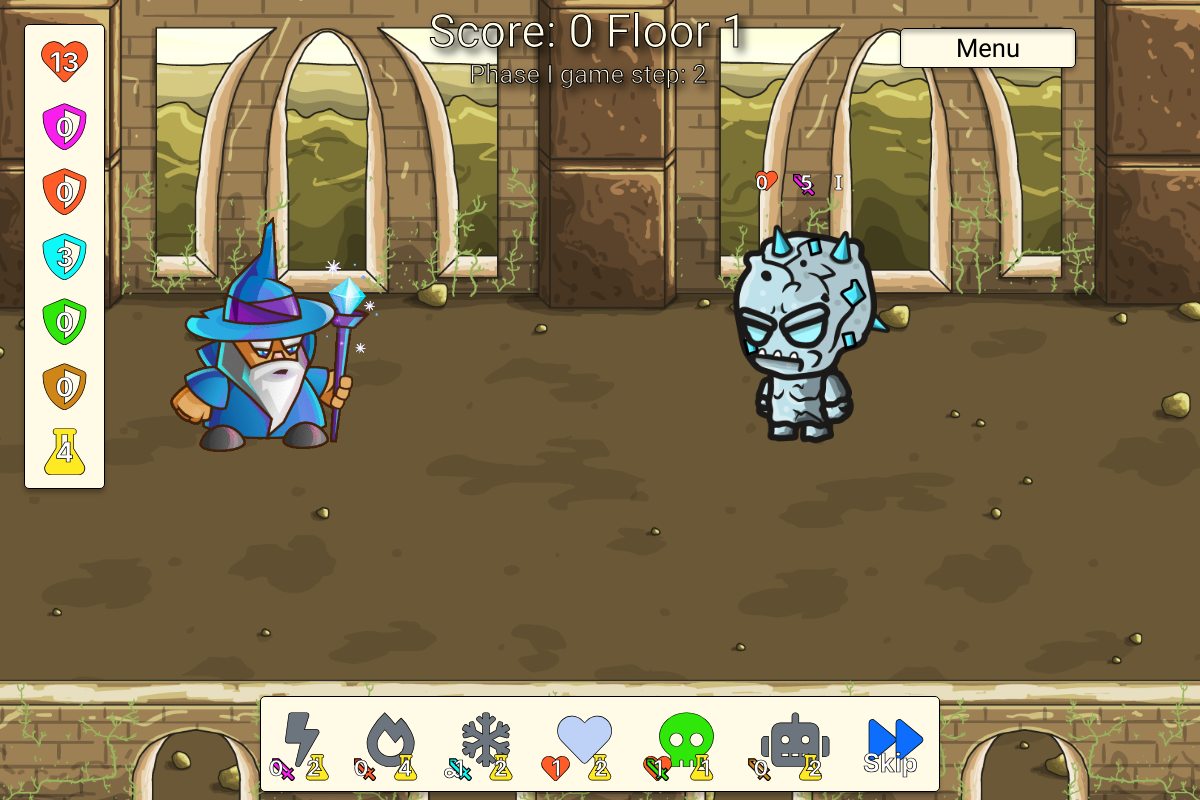
The page /battle/action_processor (signed in) on the database as committed earlier.
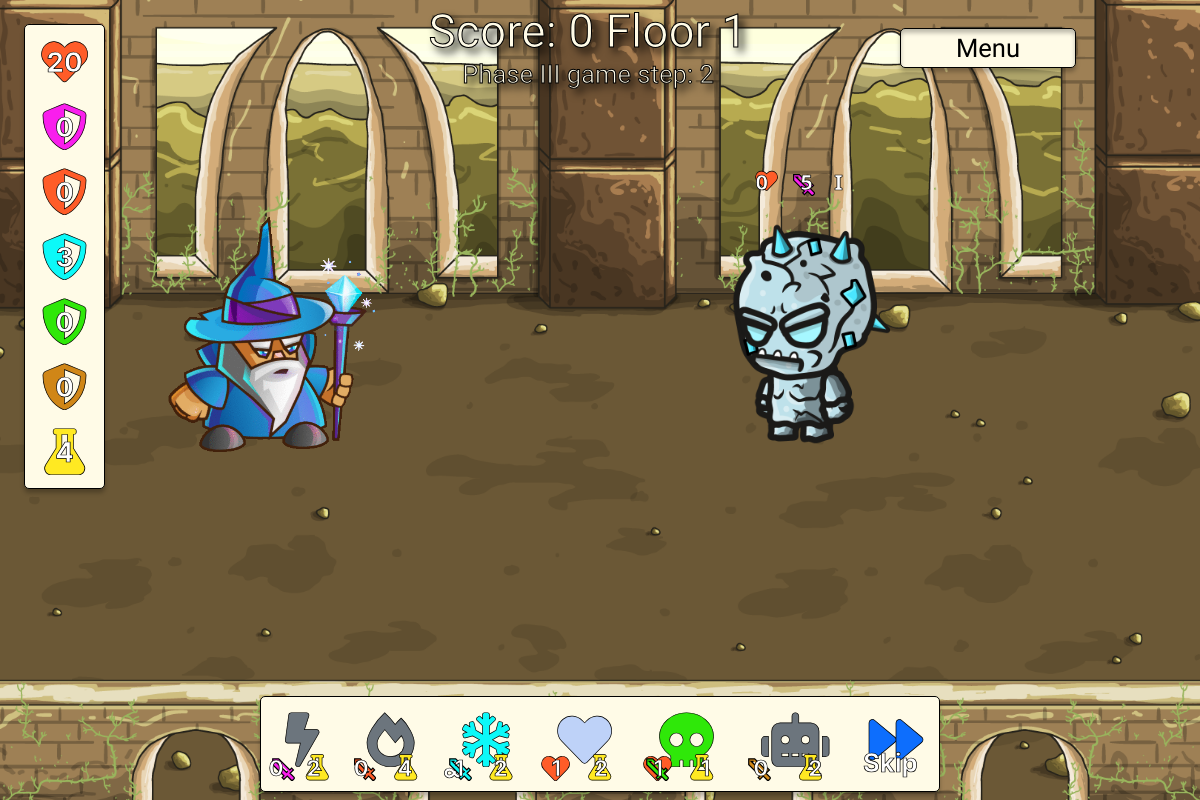
The same page on the database as committed later.
### battle/models.py (models this page shows, shortened)
class Current_game_floor(models.Model):
    date_time_created = models.DateTimeField(auto_now=True)
    current_phase = models.CharField(max_length=1, choices=settings.ATTACK_PHASES, default=settings.ATTACK_PHASES[0][0])
    enemy = models.ManyToManyField(Game_floor_enemy)

### profiles/models.py (models this page shows, shortened)
class Player(models.Model):
    date_time_created = models.DateTimeField(auto_now=True)
    user = models.ForeignKey(User, on_delete=models.CASCADE)
    type = models.ForeignKey(Player_type, on_delete=models.CASCADE)
    fire_attack_power = models.IntegerField(default=0)
    fire_defense = models.IntegerField(default=0)
    fire_attack_cost = models.IntegerField(default=4)
    fire_attack_phase = models.CharField(max_length=4,
                                        choices=settings.ALLOWED_PHASES, default='2')
    ice_attack_power = models.IntegerField(default=0)
    ice_defense = models.IntegerField(default=0)
    ice_attack_cost = models.IntegerField(default=2)
    ice_attack_phase = models.CharField(max_length=4,
                                        choices=settings.ALLOWED_PHASES, default='3')
    drain_attack_power = models.IntegerField(default=0)
    drain_defense = models.IntegerField(default=0)
    drain_attack_cost = models.IntegerField(default=1)
    drain_attack_phase = models.CharField(max_length=4,
                                        choices=settings.ALLOWED_PHASES, default='ALL')
    lightning_attack_power = models.IntegerField(default=0)
    lightning_defense = models.IntegerField(default=0)
    lightning_attack_cost = models.IntegerField(default=2)
    lightning_attack_phase = models.CharField(max_length=4,
                                        choices=settings.ALLOWED_PHASES, default='1')
    golem_attack_power = models.IntegerField(default=0)
    physical_defense = models.IntegerField(default=0)
    golem_attack_cost = models.IntegerField(default=2)
    golem_attack_phase = models.CharField(max_length=4,
                                        choices=settings.ALLOWED_PHASES, default='4')
    healing_power = models.IntegerField(default=0)
    healing_cost = models.IntegerField(default=2)
    mana_current = models.IntegerField(default=0)
    mana_max = models.IntegerField(default=0)
    health_current = models.IntegerField(default=0)
    health_max = models.IntegerField(default=0)
    hand = models.ManyToManyField(Hand_card)

class Player_type(models.Model):
    selected = models.CharField(max_length=2, choices=settings.PLAYER_STYLES)
    image_idle = models.ImageField(null=True, blank=True)
    image_idle_url = models.URLField(null=True, blank=True)
    image_attack = models.ImageField(null=True, blank=True)
    image_attack_url = models.URLField(null=True, blank=True)
    image_die = models.ImageField(null=True, blank=True)
    image_die_url = models.URLField(null=True, blank=True)

### battle/views.py (the view)
# urls.py: path('', views.battle_screen, name='battle-screen'),
def battle_screen(request, game):
    current_user = request.user
    print('gettin player')
    player = Player.objects.get(user=current_user)
    cards = Card.objects.all()
    game = Game.objects.get(player=player)
    current_game_floor = Current_game_floor.objects.get(pk=game.current_game_floor.pk)
    enemies = Enemy.objects.all()
    if game.game_step == '1':
        messages.info(request, "Please select a card to play.")
    if game.game_step == '2':
        if len(Game_floor_enemy.objects.all()) == 0:
            pickmonsters(request, game)
        if request.headers.get('x-requested-with') == 'XMLHttpRequest':
            action_processor(request)
    context = {
        "game": game,
        "current_game_floor": current_game_floor,
        "player": player,
        "cards": cards,
        "enemies": enemies,
    }
    return render(request, 'battle/battle.html', context)

### battle/models.py (called while the page is built)
    def __str__(self):
        return self.name

    def __str__(self):
        return str(self.id)

### profiles/models.py (called while the page is built)
    def __str__(self):
        return self.title

    def __str__(self):
        return str(self.card)

### battle/templates/battle/battle.html (shortened to what the changed rows need)
{% extends "base.html" %}
{% load static %}
{% block extra_css %}
<link rel="stylesheet" href="{% static 'battle/css/battle.css' %}">
{% endblock %}
{% block body_background %}class="battle-bg"{% endblock %}
{% block content %}
<div class="container-fluid">
    <div class="row mt-1 floor z1000">
        <div class="col-12">
            <div class="row">
                <div class="col-12 title text-center">
                    <h1 class="medium-large-text mb-0">Score: {{ game.score }} Floor {{ game.completed_game_floors }}
                    </h1>
                    <h2 class="medium-text">Phase {{ current_game_floor.get_current_phase_display }} game step:
                        {{ game.game_step }}</h2>
                </div>
            </div>
        </div>
    </div>
    <div class="row">
        <div class="col-1 m-2 m-lg-4 z500 stats-bar">
            <ul class="list-unstyled mt-2 mb-2 medium-large-text stroke text-center">
                <li class="mt-lg-2 fire stroke">
                    <span class="fa-stack stat-icon fa-fw">
                        <i class="fas fa-stack-1x fa-heart"></i>
                        <span
                            class="fa-stack-1x fa-inverse stat-number">{{ player.health_current }}{% if not player.health_current %}0{% endif %}</span>
                    </span>
                </li>
                <li class="mt-lg-2 lightning stroke">
                    <span class="fa-stack stat-icon fa-fw">
                        <i class="fas fa-stack-1x fa-shield-alt"></i>
                        <span class="fa-stack-1x fa-inverse stat-number">{{ player.lightning_defense }}</span>
                    </span>
                </li>
                <li class="mt-lg-2 fire stroke">
                    <span class="fa-stack stat-icon fa-fw">
                        <i class="fas fa-stack-1x fa-shield-alt"></i>
                        <span class="fa-stack-1x fa-inverse stat-number">{{ player.fire_defense }}</span>
                    </span>
                </li>
                <li class="mt-lg-2 ice stroke">
                    <span class="fa-stack stat-icon fa-fw">
                        <i class="fas fa-stack-1x fa-shield-alt"></i>
                        <span class="fa-stack-1x fa-inverse stat-number">{{ player.ice_defense }}</span>
                    </span>
                </li>
                <li class="mt-lg-2 drain stroke">
                    <span class="fa-stack stat-icon fa-fw">
                        <i class="fas fa-stack-1x fa-shield-alt"></i>
                        <span class="fa-stack-1x fa-inverse stat-number">{{ player.drain_defense }}</span>
                    </span>
                </li>
                <li class="mt-lg-2 golem stroke">
                    <span class="fa-stack stat-icon fa-fw">
                        <i class="fas fa-stack-1x fa-shield-alt"></i>
                        <span class="fa-stack-1x fa-inverse stat-number">{{ player.physical_defense }}</span>
                    </span>
                </li>
                <li class="mt-lg-2 mana stroke">
                    <span class="fa-stack stat-icon fa-fw">
                        <i class="fas fa-stack-1x fa-flask"></i>
                        <span
                            class="fa-stack-1x fa-inverse stat-number">{{ player.mana_current }}{% if not player.mana_current %}0{% endif %}</span>
                    </span>
                </li>
            </ul>
        </div>
        <div class="col-12 z0 h-75 battle-screen">
            <div class="row h-100">
                <div class="col-4 h-100 d-flex justify-content-end align-items-center">
                    <img src="{{MEDIA_URL}}{{ player.type.image_idle.name }}" class="player-image" alt="player">
                </div>
            </div>
        </div>
        <div class="col-12">
            <div class="row z500 d-flex fixed-bottom justify-content-center">
                <div class="col-12 ml-4 mb-2 action-bar">
                    <div class="row d-flex justify-content-between">
                        <div class="action-icon-button col px-2 m-lg-2">
                            <div class="row action-stats">
                                <div class="col p-1 position-relative">
                                    <span><img class="position-absolute action-effect"
                                            src="{{MEDIA_URL}}sword_lightning.svg" alt="lightning attack"></span>
                                    <span
                                        class="position-absolute fa-inverse stat-number stroke">{{ player.lightning_attack_power }}</span>
                                </div>
                                <div class="col p-1 position-relative">
                                    <i class="position-absolute fas action-cost mana medium-text fa-flask stroke"></i>
                                    <span
                                        class="position-absolute fa-inverse stat-number stroke">{{ player.lightning_attack_cost }}</span>
                                </div>
                            </div>
                        </div>
                        <div class="action-icon-button col px-2 m-lg-2">
                            <div class="row action-stats">
                                <div class="col p-1 position-relative">
                                    <span><img class="position-absolute action-effect" src="{{MEDIA_URL}}sword_fire.svg"
                                            alt="fire attack"></span>
                                    <span
                                        class="position-absolute fa-inverse stat-number stroke">{{ player.fire_attack_power }}</span>
                                </div>
                                <div class="col p-1 position-relative">
                                    <i class="position-absolute fas action-cost mana medium-text fa-flask stroke"></i>
                                    <span
                                        class="position-absolute fa-inverse stat-number stroke">{{ player.fire_attack_cost }}</span>
                                </div>
                            </div>
                        </div>
                        <div class="action-icon-button col px-2 m-lg-2">
                            <div class="row">
                                <i class="ice fas m-2 action-icon fa-snowflake
                                            {% if current_game_floor.get_current_phase_display|lower != player.get_ice_attack_phase_display|lower %}text-muted {% endif %}
                                            stroke"></i>
                            </div>
                            <div class="row action-stats">
                                <div class="col p-1 position-relative">
                                    <span><img class="position-absolute action-effect" src="{{MEDIA_URL}}sword_ice.svg"
                                            alt="ice attack"></span>
                                    <span
                                        class="position-absolute fa-inverse stat-number stroke">{{ player.ice_attack_power }}</span>
                                </div>
                                <div class="col p-1 position-relative">
                                    <i class="position-absolute fas action-cost mana medium-text fa-flask stroke"></i>
                                    <span
                                        class="position-absolute fa-inverse stat-number stroke">{{ player.ice_attack_cost }}</span>
                                </div>
                            </div>
                        </div>
                        <div class="action-icon-button col px-2 m-lg-2">
                            <div class="row action-stats">
                                <div class="col p-1 position-relative">
                                    <span><i class="position-absolute fas fa-heart fire stroke fs-3"></i></span>
                                    <span
                                        class="position-absolute fa-inverse stat-number stroke">{{ player.healing_power }}</span>
                                </div>
                                <div class="col p-1 position-relative">
                                    <i class="position-absolute fas action-cost mana medium-text fa-flask stroke"></i>
                                    <span
                                        class="position-absolute fa-inverse stat-number stroke">{{ player.healing_cost }}</span>
                                </div>
                            </div>
                        </div>
                        <div class="action-icon-button col px-2 m-lg-2">
                            <div class="row action-stats">
                                <div class="col p-1 position-relative">
                                    <span><img class="position-absolute action-effect"
                                            src="{{MEDIA_URL}}sword_drain.svg" alt="drain attack"></span>
                                    <span
                                        class="position-absolute fa-inverse stat-number stroke">{{ player.drain_attack_power }}</span>
                                </div>
                                <div class="col p-1 position-relative">
                                    <i class="position-absolute fas action-cost mana medium-text fa-flask stroke"></i>
                                    <span
                                        class="position-absolute fa-inverse stat-number stroke">{{ player.drain_attack_cost }}</span>
                                </div>
                            </div>
                        </div>
                        <div class="action-icon-button col px-2 m-lg-2">
                            <div class="row action-stats">
                                <div class="col p-1 position-relative">
                                    <span><img class="position-absolute action-effect"
                                            src="{{MEDIA_URL}}sword_golem.svg" alt="golem attack"></span>
                                    <span
                                        class="position-absolute fa-inverse stat-number stroke">{{ player.golem_attack_power }}</span>
                                </div>
                                <div class="col p-1 position-relative">
                                    <i class="position-absolute fas action-cost mana medium-text fa-flask stroke"></i>
                                    <span
                                        class="position-absolute fa-inverse stat-number stroke">{{ player.golem_attack_cost }}</span>
                                </div>
                            </div>
                        </div>
                    </div>
                </div>
            </div>
        </div>
    </div>
</div>
{% endblock %}

Rows that differ between the two databases and show on the page:
changed Current_game_floor: current_phase "I" → "III"
changed Player: health_current "13" → "20"
